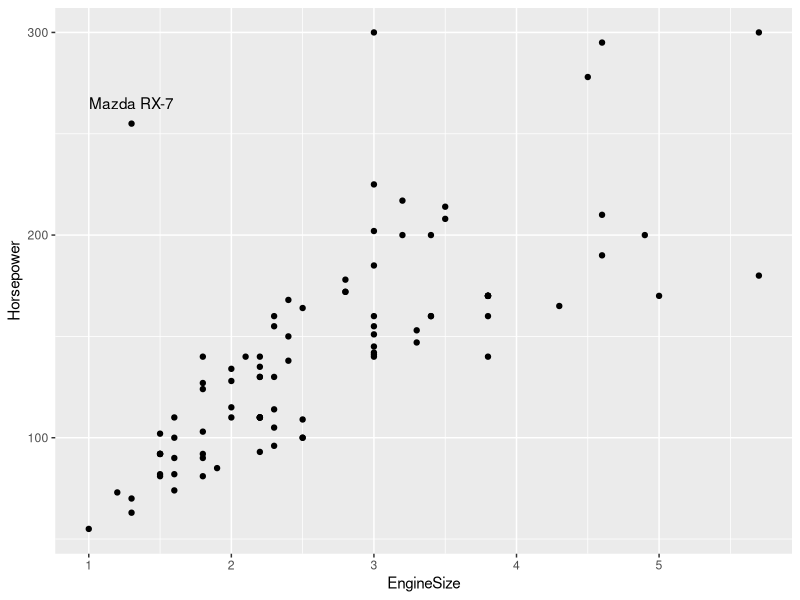
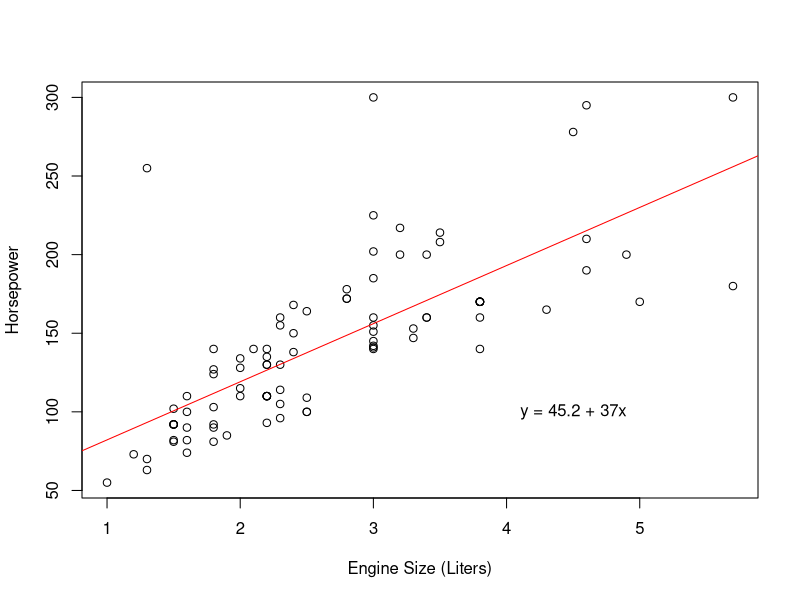
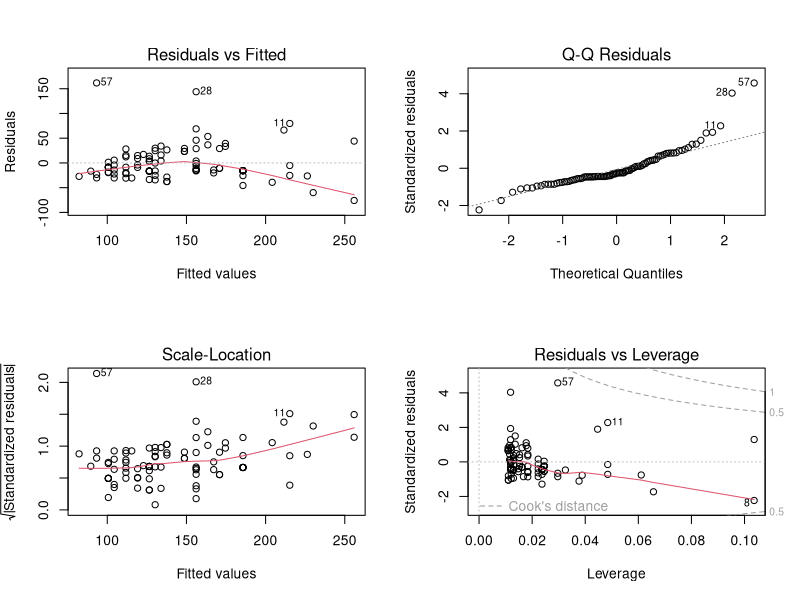

Recreate these plots in R, in order.
## ---- chunk 1
library(MASS)
names(Cars93)
## ---- chunk 2
library(ggplot2)
p <- ggplot( Cars93, aes(x=EngineSize, y=Horsepower) ) + geom_point() 
p + geom_text( aes(label=Make, y=Horsepower+10), data=Cars93[57,])
## ---- chunk 3
fit <- lm( Horsepower ~ EngineSize, data=Cars93)
fit
## ---- chunk 4
class(fit)
## ---- chunk 5
names(fit)
## ---- chunk 6
plot( Horsepower ~ EngineSize, data=Cars93, xlab ="Engine Size (Liters)", ylab="Horsepower" )
abline(a=fit$coefficients[1], b=fit$coefficients[2], col="red")
b0 <- format( fit$coefficients[1], digits=3)
b1 <- format( fit$coefficients[2], digits=3)
msg <- paste( "y = ",b0, " + ", b1, "x", sep="")
text( 4.5,100, msg)
## ---- chunk 7
summary(fit)
## ---- chunk 8
anova(fit)
## ---- chunk 9
par(mfrow=c(2,2))
plot(fit, which=1)
plot(fit, which=2)
plot(fit, which=3)
plot(fit, which=5)
## ---- chunk 10
fit.1 <- lm( Weight ~ Length, data=Cars93)
fit.2 <- lm( Weight ~ Width, data=Cars93)
fit.3 <- lm( Weight ~ EngineSize, data=Cars93)
fit.4 <- lm( Weight ~ Fuel.tank.capacity, data=Cars93)
fit.5 <- lm( Weight ~ Length + Width, data=Cars93)
fit.6 <- lm( Weight ~ Width + Fuel.tank.capacity, data=Cars93)
fit.7 <- lm( Weight ~ Length + EngineSize, data=Cars93)
fit.8 <- lm( Weight ~ Length + Fuel.tank.capacity, data=Cars93)
## ---- chunk 11
R2 <- c( summary(fit.1)$r.squared, 
         summary(fit.2)$r.squared,
         summary(fit.3)$r.squared,
         summary(fit.4)$r.squared,
         summary(fit.5)$r.squared,
         summary(fit.6)$r.squared,
         summary(fit.7)$r.squared,
         summary(fit.8)$r.squared)
names(R2) <- paste("fit",1:8, sep=".")
R2
## ---- chunk 12
aic.vals <- c( AIC(fit.1), AIC(fit.2), 
               AIC(fit.3), AIC(fit.4), 
               AIC(fit.5), AIC(fit.6), 
               AIC(fit.7), AIC(fit.8) )
names(aic.vals) <- names(R2)
aic.vals
## ---- chunk 13
dAIC <- (aic.vals - min( aic.vals ))
dAIC
## ---- chunk 14
Models <- as.character( c( formula(fit.1$terms),
             formula(fit.2$terms),
             formula(fit.3$terms),
             formula(fit.4$terms),
             formula(fit.5$terms),
             formula(fit.6$terms),
             formula(fit.7$terms),
             formula(fit.8$terms)))
df <- data.frame( Model=names(dAIC),
                  Terms=Models,
                  R2=R2,
                  AIC=aic.vals,
                  Delta.AIC=dAIC)
knitr::kable(df, row.names = FALSE,digits = 3)
